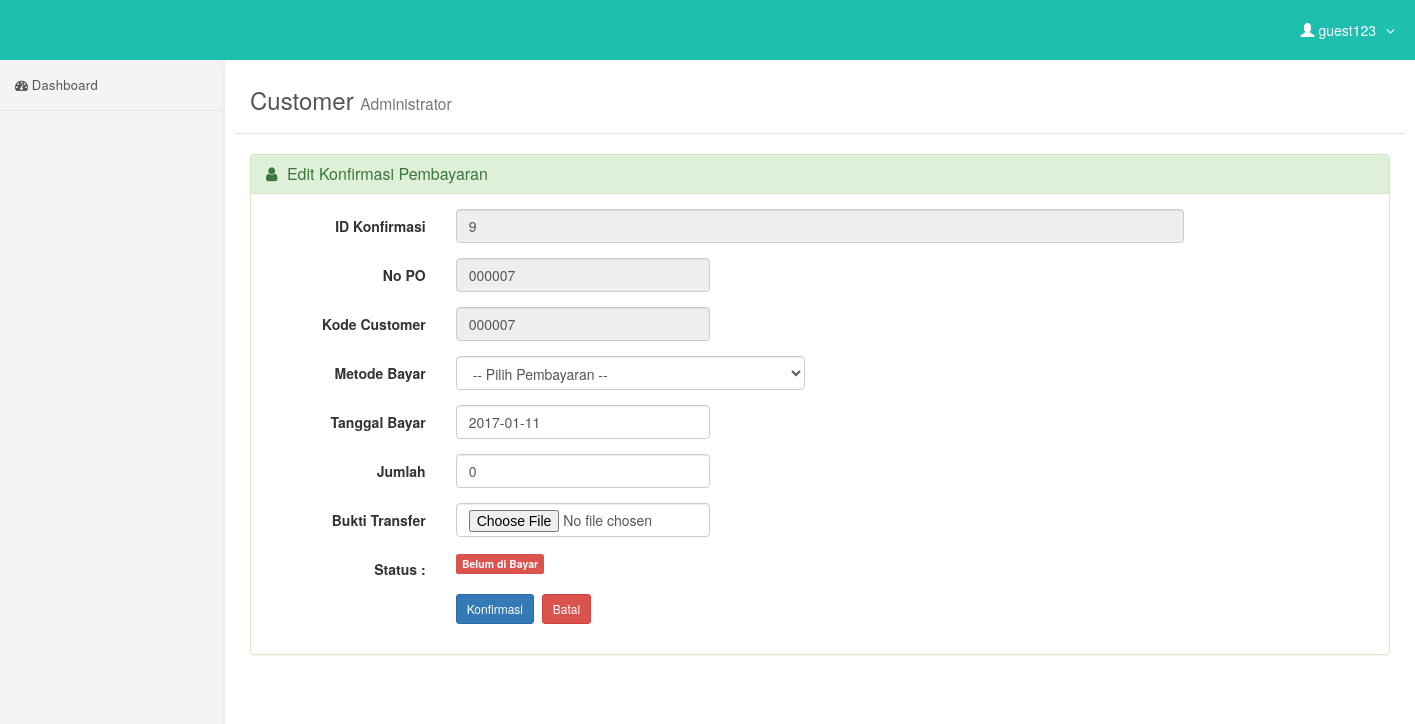
The page /customer/edit-konfirmasi.php?hal=edit&kode=9 (signed in) on the database its author committed.
### tables this page shows
CREATE TABLE `konfirmasi` (
  `id_kon` int(6) NOT NULL,
  `nopo` varchar(10) NOT NULL,
  `kd_cus` varchar(15) NOT NULL,
  `bayar_via` varchar(20) NOT NULL,
  `tanggal` date NOT NULL,
  `jumlah` int(10) NOT NULL,
  `bukti_transfer` varchar(50) NOT NULL,
  `status` enum('Bayar','Belum') NOT NULL
);

### customer/edit-konfirmasi.php (the view, shortened to what this page needs)
<?php include('header.php'); ?>
    <div id="page-wrapper">
        <div class="content-header">
            <div class="container">
                <h3>Customer <small>Administrator</small></h3>
            </div>
        </div>
        <div class="container-fluid">
            <div class="row">
                <?php
                  $kd = $_GET['kode'];
                  $sql = mysqli_query($koneksi, "SELECT * FROM konfirmasi WHERE id_kon='$kd'");
                  if(mysqli_num_rows($sql) == 0){
                    header("Location: konfirmasi.php");
                  }else{
                    $row = mysqli_fetch_assoc($sql);
                  }
                ?>
                <div class="col-lg-12">
                        <div class="panel panel-success">
                        <div class="panel-heading">
                        <h3 class="panel-title"><i class="fa fa-user"></i> Edit Konfirmasi Pembayaran </h3>
                        </div>
                        <div class="panel-body">
                  <div class="form-panel">
                      <form class="form-horizontal style-form" action="update-konfirmasi.php" method="post" enctype="multipart/form-data" name="form1" id="form1">
                          <div class="form-group">
                              <label class="col-sm-2 col-sm-2 control-label">ID Konfirmasi</label>
                              <div class="col-sm-8">
                                  <input name="id_kon" type="text" id="id_kon" value="<?php echo $row['id_kon']; ?>" class="form-control" autocomplete="off" readonly="readonly"/>
                              </div>
                          </div>
                          <div class="form-group">
                              <label class="col-sm-2 col-sm-2 control-label">No PO</label>
                              <div class="col-sm-3">
                            <input name="nopo" type="text" id="nopo" value="<?php echo $row['nopo']; ?>" class="form-control" autocomplete="off" readonly="readonly"/>
                            </div>
                          </div>
                          <div class="form-group">
                              <label class="col-sm-2 col-sm-2 control-label">Kode Customer</label>
                              <div class="col-sm-3">
                            <input name="kd_cus" type="text" id="kd_cus" value="<?php echo $row['kd_cus']; ?>" class="form-control" autocomplete="off" readonly="readonly" />
                            </div>
                          </div>
                          <div class="form-group">
                              <label class="col-sm-2 col-sm-2 control-label">Metode Bayar</label>
                              <div class="col-sm-4">
                              <select id="bayar_via" name="bayar_via" class="form-control" autofocus="on" required>
                            <option value=""> -- Pilih Pembayaran -- </option>
                              </select>
                            </div>
                          </div>
                          <div class="form-group">
                              <label class="col-sm-2 col-sm-2 control-label">Tanggal Bayar</label>
                              <div class="col-sm-3">
                            <input name="tanggal" type="text" id="tanggal" value="<?php echo $row['tanggal']; ?>" class="input-group date form-control" data-date="" data-date-format="yyyy-mm-dd" required/>
                            </div>
                          </div>
                          <div class="form-group">
                              <label class="col-sm-2 col-sm-2 control-label">Jumlah</label>
                              <div class="col-sm-3">
                            <input name="jumlah" type="text" id="jumlah" value="<?php echo $row['jumlah']; ?>" class="form-control" autocomplete="off"/>
                            </div>
                          </div>
                          <div class="form-group">
                              <label class="col-sm-2 col-sm-2 control-label">Bukti Transfer</label>
                              <div class="col-sm-3">
                              <input type="file" name="nama_file" id="nama_file" class="form-control" />
                            </div>
                          </div>
                          <div class="form-group">
                            <label class="col-sm-2 col-sm-2 control-label">Status : </label>
                            <div class="col-sm-3">
                            <?php
                            if($row['status'] == 'Bayar'){
                echo '<span class="label label-success">Sudah di Bayar</span>';
              }
                            else if ($row['status'] == 'Belum' ){
                echo '<span class="label label-danger">Belum di Bayar</span>';
              }
                    ?>
                            </div>
                          </div>
                          <div class="form-group">
                              <label class="col-sm-2 col-sm-2 control-label"></label>
                              <div class="col-sm-10">
                                  <input type="submit" name="update" value="Konfirmasi" class="btn btn-sm btn-primary" />&nbsp;
                                <a href="index.php" class="btn btn-sm btn-danger">Batal </a>
                              </div>
                          </div>
                      </form>
                  </div>
                  </div>
                  </div>
              </div>
            </div>
        </div>
    </div>
<?php include('footer.php'); ?>

### customer/header.php (style rules this page uses)
body { overflow-x: hidden; }
.fa { padding-right: 5px; }
.content-header { background: #fff; border-bottom: 1px solid rgba(0, 0, 0, 0.1); padding: 15px 0; margin-bottom: 20px; }
.content-header h3 { margin: 0px; color: #555; font-weight: 400; margin-bottom: 5px !important; }
@media (min-width:768px) { body { margin-top: 50px; } }
#page-wrapper { width: 100%; padding: 0; background-color: #fff; }
@media (min-width:768px) { #page-wrapper { padding: 22px 10px; } }

### rows shown on the page
konfirmasi: id_kon "9", nopo "000007", kd_cus "000007", tanggal "2017-01-11", jumlah "0"

### other values the page prints
$_SESSION['fullname'] "guest123"
